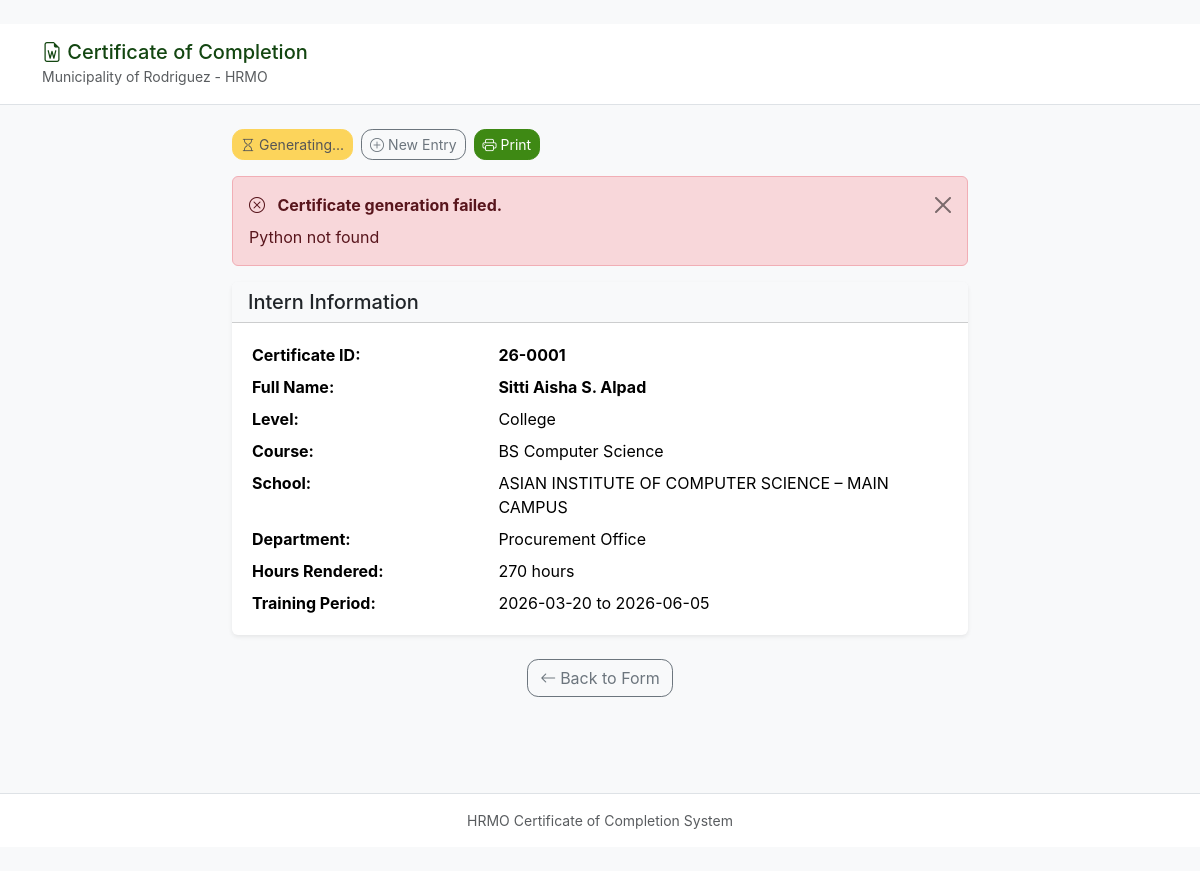
The page /certificate.php?id=1 on the database its author committed.
### tables this page shows
CREATE TABLE interns (
            id INTEGER PRIMARY KEY AUTOINCREMENT,
            certificate_id TEXT UNIQUE,
            intern_level TEXT NOT NULL CHECK (intern_level IN ("college", "shs")),
            full_name TEXT NOT NULL,
            gender TEXT NOT NULL CHECK (gender IN ("male", "female")),
            school TEXT NOT NULL,
            course TEXT NULL,
            hours_rendered INTEGER NOT NULL,
            department TEXT NOT NULL,
            start_date TEXT NOT NULL,
            end_date TEXT NOT NULL,
            created_at TEXT DEFAULT CURRENT_TIMESTAMP
        );

### app/config.php (called while the page is built, shortened)
<?php
function db(): PDO
{
    $pdo = new PDO('sqlite:' . SQLITE_PATH, null, null, [
        PDO::ATTR_ERRMODE => PDO::ERRMODE_EXCEPTION,
        PDO::ATTR_DEFAULT_FETCH_MODE => PDO::FETCH_ASSOC,
    ]);
    $pdo->exec(
        'CREATE TABLE IF NOT EXISTS interns (
            id INTEGER PRIMARY KEY AUTOINCREMENT,
            certificate_id TEXT UNIQUE,
            intern_level TEXT NOT NULL CHECK (intern_level IN ("college", "shs")),
            full_name TEXT NOT NULL,
            gender TEXT NOT NULL CHECK (gender IN ("male", "female")),
            school TEXT NOT NULL,
            course TEXT NULL,
            hours_rendered INTEGER NOT NULL,
            department TEXT NOT NULL,
            start_date TEXT NOT NULL,
            end_date TEXT NOT NULL,
            created_at TEXT DEFAULT CURRENT_TIMESTAMP
        )'
    );
    return $pdo;
}
function h(?string $value): string
{
    return htmlspecialchars((string) $value, ENT_QUOTES, 'UTF-8');
}

### certificate.php (the view, shortened to what this page needs)
<?php
require_once __DIR__ . '/app/config.php';
$id = isset($_GET['id']) ? (int) $_GET['id'] : 0;
$stmt = db()->prepare('SELECT * FROM interns WHERE id = ?');
$stmt->execute([$id]);
$intern = $stmt->fetch(PDO::FETCH_ASSOC);
$name_cleaned = preg_replace('/\s+/', '-', $intern['full_name']);
$certFileName = "COC-{$name_cleaned}.docx";
$certPath = __DIR__ . "/Certificates/{$certFileName}";
$certExists = file_exists($certPath);
$generationError = null;
if (!$certExists) {
    try {
        generateCertificateNow($id, $intern['intern_level']);
        usleep(500000);
    } catch (Exception $e) {
        $generationError = $e->getMessage();
    }
}
$certExists = file_exists($certPath);
?>
<!doctype html>
<html lang="en">
<head>
    <link href="https://cdn.jsdelivr.net/npm/bootstrap@5.3.3/dist/css/bootstrap.min.css" rel="stylesheet">
    <link href="https://cdn.jsdelivr.net/npm/bootstrap-icons@1.11.3/font/bootstrap-icons.css" rel="stylesheet">
    <link href="assets/style.css" rel="stylesheet">
</head>
<body class="bg-light py-4">
<header class="bg-white border-bottom mb-4">
    <div class="container py-3">
        <h2 class="h5 mb-0">
            <i class="bi bi-file-earmark-word"></i> Certificate of Completion
        </h2>
        <small class="text-muted">Municipality of Rodriguez - HRMO</small>
    </div>
</header>
<div class="container">
    <div class="row">
        <div class="col-lg-8 offset-lg-2">
            <div class="mb-3 d-flex gap-2 flex-wrap">
                <?php if ($certExists): ?>
                <a href="Certificates/<?= h($certFileName) ?>" class="btn btn-success btn-sm" download>
                    <i class="bi bi-download me-1"></i>Download Certificate (DOCX)
                </a>
                <?php else: ?>
                <button class="btn btn-warning btn-sm" disabled>
                    <i class="bi bi-hourglass me-1"></i>Generating...
                </button>
                <?php endif; ?>
                <a href="index.php" class="btn btn-outline-secondary btn-sm">
                    <i class="bi bi-plus-circle me-1"></i>New Entry
                </a>
                <button onclick="window.print()" class="btn btn-primary btn-sm">
                    <i class="bi bi-printer me-1"></i>Print
                </button>
            </div>
            <?php if ($certExists): ?>
            <div class="alert alert-success alert-dismissible fade show" role="alert">
                <i class="bi bi-check-circle me-2"></i>
                <strong>Certificate Generated!</strong> Your certificate is ready. Download or print using the buttons above.
                <button type="button" class="btn-close" data-bs-dismiss="alert"></button>
            </div>
            <div class="card shadow-sm border-0 mb-3">
                <div class="card-body">
                    <p class="mb-2"><strong>Certificate File:</strong> <code><?= h($certFileName) ?></code></p>
                    <p class="mb-0 text-muted small">Populated from template with your information</p>
                </div>
            </div>
            <?php else: ?>
                <?php if ($generationError !== null): ?>
                <div class="alert alert-danger alert-dismissible fade show" role="alert">
                    <i class="bi bi-x-circle me-2"></i>
                    <strong>Certificate generation failed.</strong>
                    <div class="mt-2">
                        <?= h($generationError) ?>
                    </div>
                    <button type="button" class="btn-close" data-bs-dismiss="alert"></button>
                </div>
                <?php endif; ?>
            <?php endif; ?>
            <div class="card shadow-sm border-0">
                <div class="card-header bg-light">
                    <h5 class="mb-0">Intern Information</h5>
                </div>
                <div class="card-body">
                    <table class="table table-sm table-borderless mb-0">
                        <tr>
                            <th style="width: 35%">Certificate ID:</th>
                            <td><strong><?= h((string) $intern['certificate_id']) ?></strong></td>
                        </tr>
                        <tr>
                            <th>Full Name:</th>
                            <td><strong><?= h((string) $intern['full_name']) ?></strong></td>
                        </tr>
                        <tr>
                            <th>Level:</th>
                            <td><?= ucfirst(h((string) $intern['intern_level'])) ?></td>
                        </tr>
                        <?php if ($intern['course']): ?>
                        <tr>
                            <th>Course:</th>
                            <td><?= h((string) $intern['course']) ?></td>
                        </tr>
                        <?php endif; ?>
                        <tr>
                            <th>School:</th>
                            <td><?= h((string) $intern['school']) ?></td>
                        </tr>
                        <tr>
                            <th>Department:</th>
                            <td><?= h((string) $intern['department']) ?></td>
                        </tr>
                        <tr>
                            <th>Hours Rendered:</th>
                            <td><?= h((string) $intern['hours_rendered']) ?> hours</td>
                        </tr>
                        <tr>
                            <th>Training Period:</th>
                            <td>
                                <?= h((string) $intern['start_date']) ?> to
                                <?= h((string) $intern['end_date']) ?>
                            </td>
                        </tr>
                    </table>
                </div>
            </div>
            <div class="mt-4 mb-5 d-flex gap-2 justify-content-center">
                <a href="index.php" class="btn btn-outline-secondary">
                    <i class="bi bi-arrow-left me-1"></i>Back to Form
                </a>
            </div>
        </div>
    </div>
</div>
<footer class="bg-white border-top mt-5">
    <div class="container py-3 text-center small text-muted">
        <p class="mb-0">HRMO Certificate of Completion System</p>
    </div>
</footer>
</body>
</html>
<?php
function generateCertificateNow(int $internId, string $level): void
{
    $pythonExe = getPythonExecutablePath();
    if (!$pythonExe) {
        throw new Exception('Python not found');
    }
}
function getPythonExecutablePath(): ?string
{
    return null;
}

### assets/style.css (style rules this page uses)
:root { --black-forest: #134611; --india-green: #3e8914; --medium-jungle: #3da35d; --light-green: #96e072; --frosted-mint: #e8fccf; }
body { font-family: "Inter", "Segoe UI", Tahoma, Arial, sans-serif; color: var(--black-forest); transition: font-size 0.25s ease; padding-top: 88px; padding-bottom: 74px; }
.btn { border-radius: 0.7rem; }
.btn-primary { background-color: var(--india-green); border-color: var(--india-green); }

### rows shown on the page
interns: certificate "26-0001", full_name "Sitti Aisha S. Alpad", intern_level "College", course "BS Computer Science", school "ASIAN INSTITUTE OF COMPUTER SCIENCE – MAIN CAMPUS", department "Procurement Office", hours_rendered "270", start_date "2026-03-20", end_date "2026-06-05"

### other values the page prints
$generationError "Python not found"
